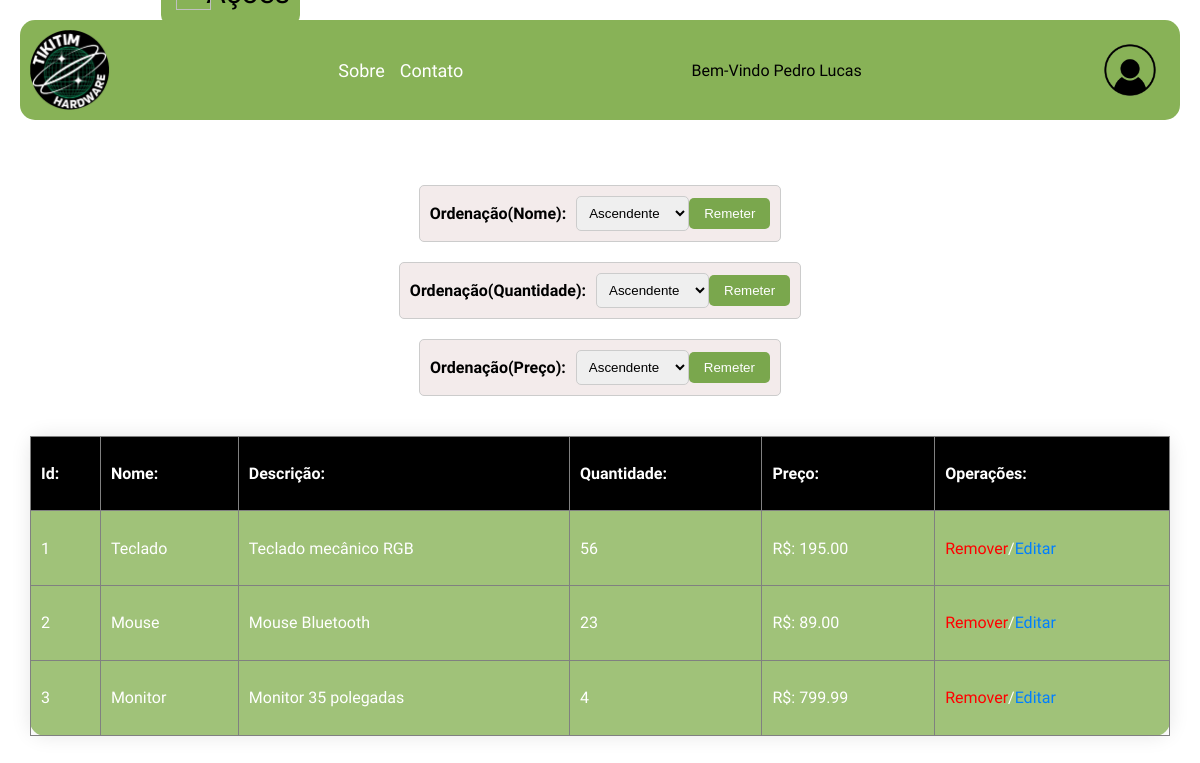
Page /dashboard.php (signed in) on the committed database.
### tables this page shows
CREATE TABLE `produtos` (
  `id` int(11) NOT NULL,
  `nome` varchar(255) NOT NULL,
  `descricao` text NOT NULL,
  `quantidade` int(11) NOT NULL,
  `preco` double(10,2) NOT NULL
);

### dashboard.php (the view, shortened to what this page needs)
<!DOCTYPE html>
<html lang="en">
<head>
    <link rel="stylesheet" type="text/css" href="CSSDashboard.css">
</head>
<body>
    <?php
        $servername = "localhost";
        $username = "root";
        $password = "";
        $dbname = "estoque";
        $conn = mysqli_connect($servername, $username, $password, $dbname);
        mysqli_set_charset($conn, "utf8");
        $sql = "SELECT * FROM produtos";
        $result = mysqli_query($conn, $sql);
        if (mysqli_num_rows($result) > 0) {
            while($row = mysqli_fetch_assoc($result)) $saida[] = $row;
        }
    ?>
    <header class="header">
        <nav class="nav">
            <img src="Captura_de_tela_2024-03-25_164301-removebg-preview.png" alt="">
            <ul class="nav-list">
                <li><a href="">Sobre</a></li>
                <li><a href="">Contato</a></li>
            </ul>
            <div>
                <p>Bem-Vindo <?php echo $_SESSION['nome']?></p>
            </div>
            <img src="profile-removebg-preview.png" alt="">
        </nav>
    </header>
    <?php if (!empty($saida)) {?>
        <div class="ordenacaoNomeSelect">
            <form method="post" action="<?php echo $_SERVER['PHP_SELF']; ?>">
                <label for="ordenarNome">Ordenação(Nome):</label>
                <select id="ordenarNome" name="ordenaNome">
                    <?php
                        $ordenaNome = array("Ascendente", "Decrescente");
                        foreach($ordenaNome as $ordenaNome2) {
                            echo "<option value=\"$ordenaNome2\">$ordenaNome2</option>";
                        }
                    ?>
                </select>
                <input type="submit" value="Remeter">
            </form>
        </div>
        <div class="ordenacaoQuantidadeSelect">
            <form method="post" action="<?php echo $_SERVER['PHP_SELF']; ?>">
                <label for="ordenarQuantidade">Ordenação(Quantidade):</label>
                <select id="ordenarQuantidade" name="ordenaQuantidade">
                    <?php
                        $ordenaQuantidade = array("Ascendente", "Decrescente");
                        foreach($ordenaQuantidade as $ordenaQuantidade2) {
                            echo "<option value=\"$ordenaQuantidade2\">$ordenaQuantidade2</option>";
                        }
                    ?>
                </select>
                <input type="submit" value="Remeter">
            </form>
        </div>
        <div class="ordenacaoPrecoSelect">
            <form method="post" action="<?php echo $_SERVER['PHP_SELF']; ?>">
                <label for="ordenarPreco">Ordenação(Preço):</label>
                <select id="ordenarPreco" name="ordenaPreco">
                    <?php
                        $ordenaPreco= array("Ascendente", "Decrescente");
                        foreach($ordenaPreco as $ordenaPreco2) {
                            echo "<option value=\"$ordenaPreco2\">$ordenaPreco2</option>";
                        }
                    ?>
                </select>
                <input type="submit" value="Remeter">
            </form>
        </div>
    <?php }?>
    <table class="table-container" border="1">
        <tbody>
            <?php if (!empty($saida)) { ?>
                <tr>
                    <th>Id:</th>
                    <th>Nome:</th>
                    <th>Descrição:</th>
                    <th>Quantidade:</th>
                    <th>Preço:</th>
                    <th>Operações:</th>
                </tr>
                <?php foreach ($saida as $produtos) { ?>
                    <tr>
                        <td><?php echo $produtos['id'] ?></td>
                        <td><?php echo $produtos['nome'] ?></td>
                        <td><?php echo $produtos['descricao'] ?></td>
                        <td><?php echo $produtos['quantidade'] ?></td>
                        <td>R$: <?php echo $produtos['preco'] ;?></td>
                        <td><a class="corDelete" href="remove.php?id=<?php echo $produtos['id']?>">Remover</a>/<a class="editarColor" href="editar.php?id=<?php echo $produtos['id']?>">Editar</a></td>
                    </tr>
                <?php } ?>
            <?php } ?>
        </tbody>
    </table>
    <div class="footer-arrow" id="footerArrow">
        <img src="https://img.icons8.com/material-rounded/24/000000/circled-chevron-right.png"/>
    </div>
</body>
</html>

### CSSDashboard.css (style rules this page uses)
body { display: flex; flex-direction: column; justify-content: center; align-items: center; height: 100vh; margin: 0; background-image: url(https://wallpaperaccess.com/full/1472763.jpg); font-family: "Wix Madefor Text", sans-serif; position: relative; }
body::before { content: ''; position: absolute; top: 0; left: 0; width: 100%; height: 100%; background-image: url(https://wallpaperaccess.com/full/1472763.jpg); background-size: cover; filter: blur(20px); transition: filter 3s ease; z-index: -1; }
body.loaded::before { filter: blur(0px); }
table { border-collapse: collapse; width: 100%; font-weight: 100; overflow: hidden; box-shadow: 0 0 20px #0000001a; }
th { text-align: left; position: relative; }
th, td { background-color: #ffffff33; color: #fff; padding: 10px; }
th { background-color: black; }
a { text-decoration: none; color: inherit; }
.table-container { position: relative; border-radius: 15px; overflow: hidden; background-color: #88b257; width: 95%; margin: auto; margin-top: 20px; padding: 10px; height: 300px; max-height: 300px; overflow-y: auto; }
.header { background-color: #88b257; padding: 10px; border-radius: 15px; width: 95%; margin: auto; margin-top: 20px; }
.nav { display: flex; justify-content: space-between; align-items: center; }
.nav-list { display: flex; gap: 15px; list-style: none; margin: 0; padding: 0; }
.nav-list a { font-size: 18px; color: white; text-decoration: none; }
.footer-arrow { position: absolute; bottom: 775px; right: 900px; background-color: #88b257; padding: 10px 0px 10px ; border-radius: 10px 10px 10px 10px; cursor: pointer; display: none; transition: right 0.5s ease; font-size: 30px; display: flex; align-items: center; background-color: #88b257; padding: 10px; }
.footer-arrow img { width: 35px; height: 35px; transform: rotate(90deg); transition: transform 0.5s ease; padding-bottom: 10px; }
img { width: 80px; }
.corDelete { color: red; }
.editarColor { color: rgb(0, 127, 255); }
.ordenacaoPrecoSelect, .ordenacaoQuantidadeSelect, .ordenacaoNomeSelect { margin-bottom: 20px; padding: 10px; border: 1px solid #ccc; border-radius: 5px; background-color: #f3ebeb; }
.ordenacaoPrecoSelect form, .ordenacaoQuantidadeSelect form, .ordenacaoNomeSelect form { display: flex; align-items: center; }
.ordenacaoPrecoSelect label, .ordenacaoQuantidadeSelect label, .ordenacaoNomeSelect label { margin-right: 10px; font-weight: bold; }
.ordenacaoPrecoSelect select, .ordenacaoQuantidadeSelect select, .ordenacaoNomeSelect select { padding: 8px; border: 1px solid #ccc; border-radius: 5px; }
.ordenacaoPrecoSelect input[type="submit"], .ordenacaoQuantidadeSelect input[type="submit"], .ordenacaoNomeSelect input[type="submit"] { padding: 8px 15px; border: none; border-radius: 5px; background-color: #7aa74d; color: #fff; cursor: pointer; transition: background-color 0.3s ease; }

### rows in the picture
produtos: id "1", nome "Teclado", descricao "Teclado mecânico RGB", quantidade "56", preco "195.00"
produtos: id "2", nome "Mouse", descricao "Mouse Bluetooth", quantidade "23", preco "89.00"
produtos: id "3", nome "Monitor", descricao "Monitor 35 polegadas", quantidade "4", preco "799.99"

### other values in the picture
$_SESSION['nome'] "Pedro Lucas"
form field ordenaNome "Ascendente"
form field ordenaQuantidade "Ascendente"
form field ordenaPreco "Ascendente"
